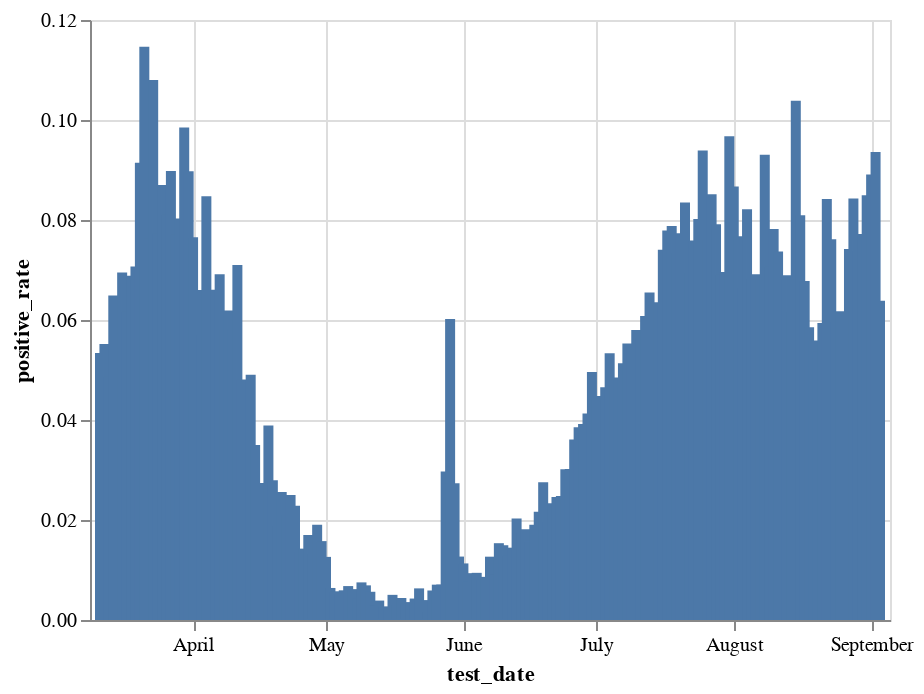

Notebook cell for this chart:
### Code cell
pr = (bdi[(bdi.test_date>'2020') & (bdi.test_date<'2021')&(bdi.corona_result.isin(['positive', 'negative'])) & (bdi.test_for_corona_diagnosis)]
 .groupby(['test_date', 'corona_result']).size().unstack()
 .assign(positive_rate=lambda x: x.positive/(x.positive+x.negative)))

alt.Chart(pr.reset_index()).mark_bar().encode(
    x='test_date',
    y='positive_rate',
    tooltip=['test_date', 'positive_rate']
).interactive()

### Figure 1 — Vega-Lite specification as saved in the notebook (floating-point values rounded to 4 significant figures; data arrays with more than 128 entries replaced by an {"elided": "..."} marker saying what was removed)
{"config": {"view": {"continuousWidth": 400, "continuousHeight": 300}}, "data": {"name": "data-c6136300fdcaf38979d39f8ae59ae53e"}, "mark": "bar", "encoding": {"tooltip": [{"type": "temporal", "field": "test_date"}, {"type": "quantitative", "field": "positive_rate"}], "x": {"type": "temporal", "field": "test_date"}, "y": {"type": "quantitative", "field": "positive_rate"}}, "selection": {"selector018": {"type": "interval", "bind": "scales", "encodings": ["x", "y"]}}, "$schema": "https://vega.github.io/schema/vega-lite/v4.8.1.json", "datasets": {"data-c6136300fdcaf38979d39f8ae59ae53e": {"elided": "177 records"}}}
